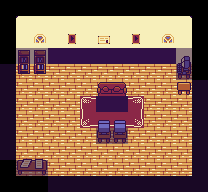

This game map was drawn from its Tiled (.tmx) file and the tilesets committed beside it. A one-line description and the full map source follow:
An orthogonal 13x12 tile map with 16x16 px tiles, 5 tile layers (Structure, Decoration, Collisions, Foreground Objects, ...).

<map version="1.10" tiledversion="1.11.2" orientation="orthogonal" renderorder="right-down" width="13" height="12" tilewidth="16" tileheight="16" infinite="0" nextlayerid="10" nextobjectid="11">
 <editorsettings>
  <export target="collisions.json" format="json" />
 </editorsettings>
 <tileset firstgid="1" source="portfolio_map.tsx" />
 <layer id="1" name="Structure" width="13" height="12">
  <data encoding="csv">
0,0,0,0,0,0,0,0,0,0,0,0,0,
0,27,28,28,28,28,20,20,20,28,28,29,0,
0,28,28,28,28,28,28,28,28,28,28,28,0,
0,28,28,28,20,20,20,20,20,20,28,28,0,
0,67,67,67,67,67,67,67,67,67,67,67,0,
0,67,67,67,67,67,67,67,67,67,67,67,0,
0,67,67,67,67,302,303,303,304,67,67,67,0,
0,67,67,67,67,380,381,381,382,67,67,67,0,
0,67,67,67,67,67,67,67,67,67,67,67,0,
0,67,67,67,67,67,67,67,67,67,67,67,0,
0,67,67,67,67,67,67,67,67,67,67,67,0,
0,0,0,0,0,0,0,0,0,0,0,0,0
</data>
 </layer>
 <layer id="2" name="Decoration" width="13" height="12" offsetx="0" offsety="0.5">
  <data encoding="csv">
0,0,0,0,0,0,0,0,0,0,0,0,0,
0,0,0,0,0,0,0,0,0,0,0,0,0,
0,0,26,0,75,0,73,0,75,0,26,0,0,
0,350,350,0,0,0,0,0,0,0,0,229,0,
0,389,389,0,0,0,0,0,0,0,0,268,0,
0,0,0,0,0,0,227,228,0,0,0,186,0,
0,0,0,0,0,0,265,266,0,0,0,0,0,
0,0,0,0,0,0,152,152,0,0,0,0,0,
0,0,0,0,0,0,191,191,0,0,0,0,0,
0,347,348,0,0,0,0,0,0,0,0,0,0,
0,386,387,0,0,0,0,0,0,0,0,0,0,
0,0,0,0,0,0,0,0,0,0,0,0,0
</data>
 </layer>
 <layer id="5" name="Collisions" width="13" height="12" opacity="0.52">
  <data encoding="csv">
0,0,0,0,0,0,0,0,0,0,0,0,0,
0,0,0,0,0,0,0,0,0,0,0,0,0,
0,0,0,0,0,0,0,0,0,0,0,0,0,
0,105,105,0,0,0,0,0,0,0,0,105,0,
105,0,0,0,0,0,0,0,0,0,0,105,0,
105,0,0,0,0,0,0,0,0,0,0,0,105,
105,0,0,0,0,0,0,0,0,0,0,0,105,
105,0,0,0,0,0,0,0,0,0,0,0,105,
105,0,0,0,0,0,105,105,0,0,0,0,105,
105,0,0,0,0,0,0,0,0,0,0,0,105,
0,105,105,0,0,0,0,0,0,0,0,0,105,
0,0,0,105,105,105,105,105,105,105,105,105,105
</data>
 </layer>
 <layer id="6" name="Foreground Objects" width="13" height="12">
  <data encoding="csv">
0,0,0,0,0,0,0,0,0,0,0,0,0,
0,0,0,0,0,0,0,0,0,0,0,0,0,
0,0,0,0,0,0,0,0,0,0,0,0,0,
0,0,0,0,0,0,0,0,0,0,0,0,0,
0,0,0,0,0,0,0,0,0,0,0,0,0,
0,0,0,0,0,0,227,228,0,0,0,0,0,
0,0,0,0,0,0,0,0,0,0,0,0,0,
0,0,0,0,0,0,152,152,0,0,0,0,0,
0,0,0,0,0,0,0,0,0,0,0,0,0,
0,0,0,0,0,0,0,0,0,0,0,0,0,
0,0,0,0,0,0,0,0,0,0,0,0,0,
0,0,0,0,0,0,0,0,0,0,0,0,0
</data>
 </layer>
 <layer id="7" name="SpecialCollision" width="13" height="12">
  <data encoding="csv">
0,0,0,0,0,0,0,0,0,0,0,0,0,
0,0,0,0,0,0,0,0,0,0,0,0,0,
0,0,0,0,0,0,0,0,0,0,0,0,0,
0,0,0,105,105,105,105,105,105,105,105,0,0,
0,0,0,0,0,0,0,0,0,0,0,0,0,
0,0,0,0,0,0,0,0,0,0,0,0,0,
0,0,0,0,0,0,105,105,0,0,0,0,0,
0,0,0,0,0,0,0,0,0,0,0,0,0,
0,0,0,0,0,0,0,0,0,0,0,0,0,
0,0,0,0,0,0,0,0,0,0,0,0,0,
0,0,0,0,0,0,0,0,0,0,0,0,0,
0,0,0,0,0,0,0,0,0,0,0,0,0
</data>
 </layer>
</map>
